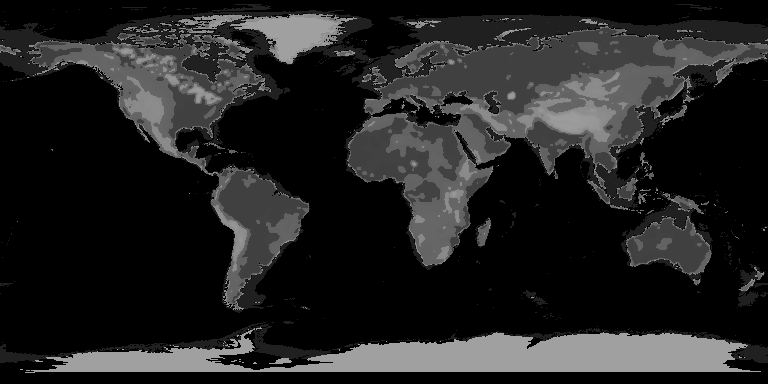
#> input picture assets/earth/base.png, 768 x 384 px
$ python -i build-terre.py   (imports and definitions only)
#> lines starting #> are read from the running program, lines starting #| are printed output that depends on the picture; after the words box and inside, x2 and y2 are one past the last pixel; in counts of white or black regions, pixels touching at a corner belong together
#!/usr/bin/env python3
"""
build-terre.py — fabrique les données Terre de drakar.tech, une fois, hors runtime.

Entrées (non versionnées) :
  --etopo  etopo1.jpg       ETOPO1 (NOAA) teinté par altitude, 5400×2700   — paquet PyPI `basemap-data`
  --bmng   bmng.jpg         Blue Marble (NASA), même paquet                 — humidité (indice de végétation)
  --land   land-50m.json    Natural Earth 1:50m, TopoJSON                   — paquet npm `world-atlas`

Sorties (versionnées, dans public/) :
  terre.bin     grille de simulation 384×192 : type (0 mer, 1 haut-fond, 2 plaine, 3 collines, 4 montagne, 5 glace) + fertilité
  fond.png      1536×768 niveaux de gris : type*32 + niveau d'altitude*2   (remplissage du globe)
  cotes.bin     arcs Natural Earth, int16 centièmes de degré               (côtes vectorielles)
  niveaux.bin   courbes de niveau 500/1000/2000/3000/4000 m, int16        (relief vectoriel)

    pip install pillow numpy contourpy
    python3 tools/build-terre.py --etopo … --bmng … --land … --out public
"""
import argparse, json, struct, sys
import numpy as np
from PIL import Image, ImageDraw, ImageFilter
import contourpy

FW, FH = 1536, 768          # fond + contours
SW, SH = 384, 192           # grille de simulation (FW/SW = 4)
LEVELS = [500, 1000, 2000, 3000, 4000]

# rampe ETOPO1 (GMT), mètres → couleur
RAMP = [(0, (51, 102, 0)), (100, (51, 204, 102)), (200, (187, 228, 146)), (500, (255, 220, 185)), (1000, (243, 202, 137)),
        (1500, (230, 184, 88)), (2000, (217, 166, 39)), (2500, (168, 154, 31)), (3000, (164, 144, 25)), (3500, (162, 134, 19)),
        (4000, (159, 123, 13)), (4500, (156, 113, 7)), (5000, (153, 102, 0)), (5500, (162, 89, 89)), (6000, (178, 118, 118)),
        (6500, (183, 147, 147)), (7000, (194, 176, 176)), (7500, (204, 204, 204)), (8000, (229, 229, 229))]


def log(*a): print(*a, file=sys.stderr)


def chroma(rgb):
    """couleur normalisée par sa composante max : insensible à l'ombrage"""
    m = np.maximum(rgb.max(axis=-1, keepdims=True), 1)
    return rgb / m


def elevation_from_etopo(path):
#> called with path = '../assets/earth/base.png'
    im = Image.open(path).convert('RGB').resize((FW, FH), Image.BOX)
    rgb = np.asarray(im).astype(np.float32)
    r, g, b = rgb[..., 0], rgb[..., 1], rgb[..., 2]
    water = (b > r + 15) & (b > g - 10)
#> water: shape (768, 1536) bool; every value is 0
    light = rgb.mean(axis=-1)
    shoal = water & (light > 170)
    white = (rgb.min(axis=-1) > 195) & (rgb.max(axis=-1) - rgb.min(axis=-1) < 25)
    # altitude : stop de rampe le plus proche en chrominance
    c = chroma(rgb).reshape(-1, 3)
#> in chroma, `return rgb / m`:
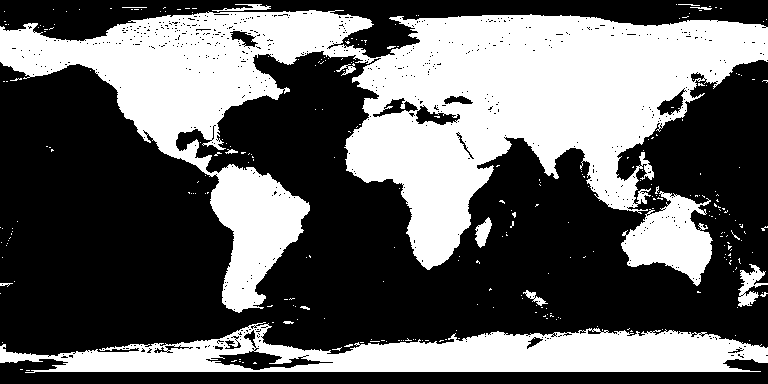
#> returned value: shape (768, 1536, 3) float32 (shown at 1/2 size); values 0 (black) and 1 (white), 39.4% white; 288 white regions (224 under 20 px), largest, box (x1, y1, x2, y2) and area: (0, 20, 1536, 626) 351664, (0, 644, 1536, 746) 84904, (1242, 382, 1426, 572) 19188
    stops = chroma(np.array([s[1] for s in RAMP], dtype=np.float32))
    d = ((c[:, None, :] - stops[None, :, :]) ** 2).sum(-1)
    idx = d.argmin(axis=1).reshape(FH, FW)
    meters = np.array([s[0] for s in RAMP], dtype=np.float32)[idx]
    # lissage doux pour des courbes propres
    meters = gaussian(meters, 2.2)
    return meters, water, shoal, white


def gaussian(arr, sigma):
    """flou gaussien séparable sur un tableau float (PIL ne filtre pas le mode F)"""
#> called with sigma = 2.2
    r = int(3 * sigma); x = np.arange(-r, r + 1); k = np.exp(-x * x / (2 * sigma * sigma)); k /= k.sum()
    pad = np.pad(arr, ((r, r), (r, r)), mode='edge')
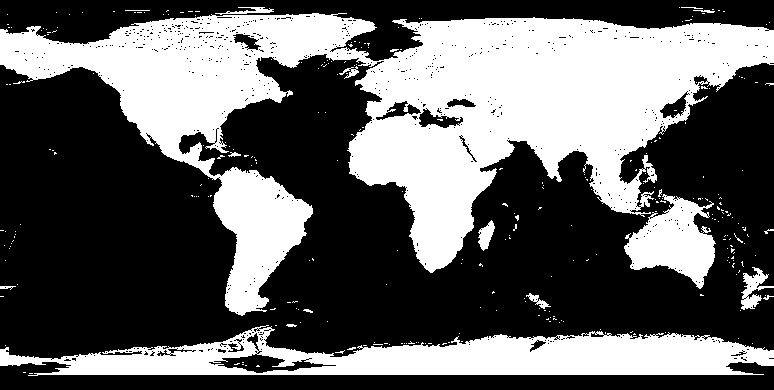
#> pad: shape (780, 1548) float32 (shown at 1/2 size); values 0 (black) and 7500 (white), 38.6% white; 288 white regions (224 under 20 px), largest, box (x1, y1, x2, y2) and area: (0, 26, 1548, 632) 352504, (0, 650, 1548, 752) 85288, (1248, 388, 1432, 578) 19188
    out = np.zeros_like(arr)
    tmp = np.zeros((arr.shape[0], pad.shape[1]), np.float32)
    for i, w in enumerate(k): tmp += w * pad[i:i + arr.shape[0], :]
#> this loop made 13 passes
#> pass 1, in gaussian, `for i, w in enumerate(k): tmp += w * pad[i:i + arr.shape[0], :]`:
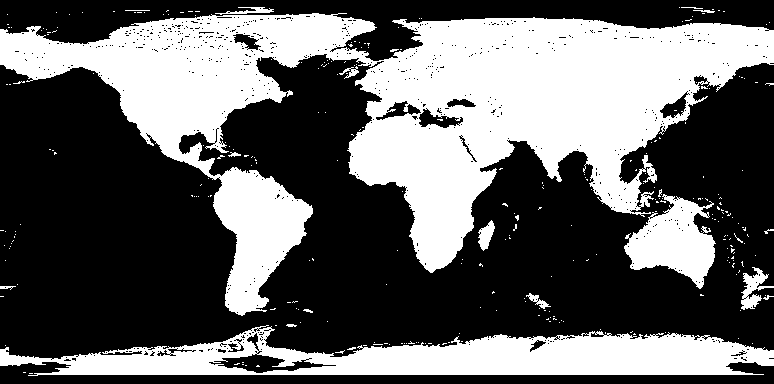
#> tmp: shape (768, 1548) float32 (shown at 1/2 size); values 0 (black) and 33.09 (white), 39.2% white; 288 white regions (224 under 20 px), largest, box (x1, y1, x2, y2) and area: (0, 26, 1548, 632) 352504, (0, 650, 1548, 752) 85288, (1248, 388, 1432, 578) 19188
#> after the loop:
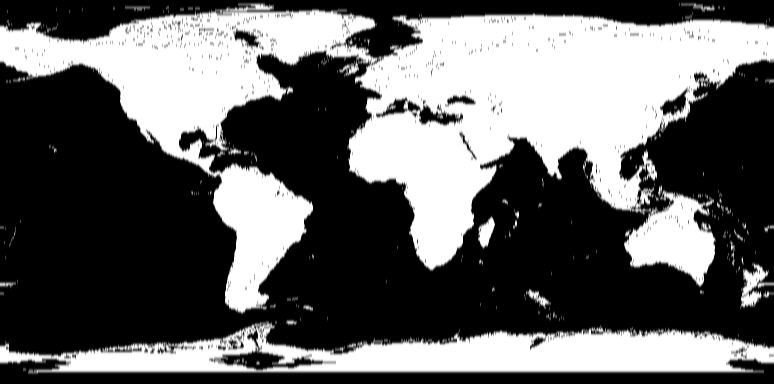
#> tmp: shape (768, 1548) float32 (shown at 1/2 size); min 0, max 7500, mean 2941.8; drawn with min black and max white
    for i, w in enumerate(k): out += w * tmp[:, i:i + arr.shape[1]]
#> this loop made 13 passes
#> pass 1, in gaussian, `for i, w in enumerate(k): out += w * tmp[:, i:i + arr.shape[1]]`:
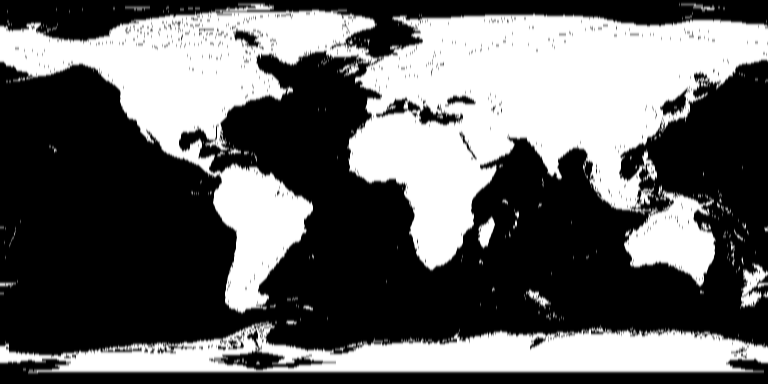
#> out: shape (768, 1536) float32 (shown at 1/2 size); min 0, max 33.09, mean 13; drawn with min black and max white
#> pass 2, in gaussian, `for i, w in enumerate(k): out += w * tmp[:, i:i + arr.shape[1]]`:
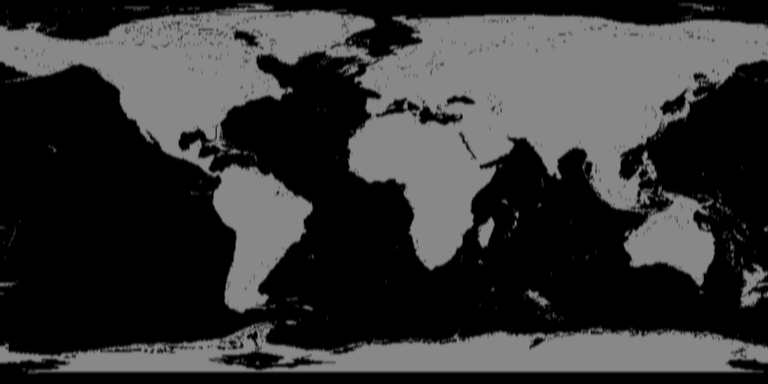
#> out: shape (768, 1536) float32 (shown at 1/2 size); min 0, max 136.2, mean 53.7
#> after the loop:
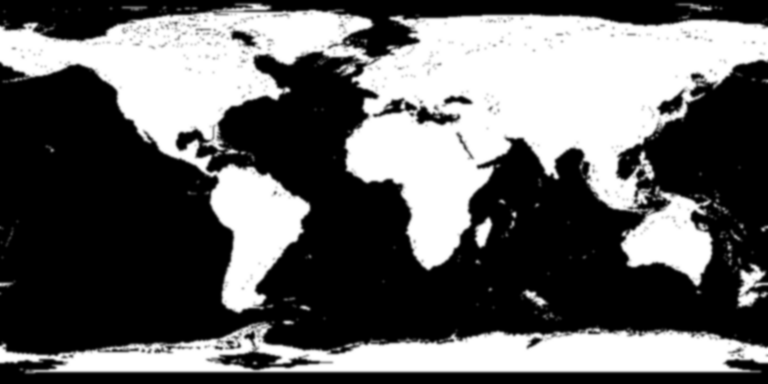
#> out: shape (768, 1536) float32 (shown at 1/2 size); min 0, max 7500, mean 2956; drawn with min black and max white
    return out


# [158 lines left out: functions moisture_from_bmng, topojson_arcs, ring_points, land_mask, simplify, split_antimeridian and 2 more, not called in this run]


# [2 lines not run here, left out]

>>> result = elevation_from_etopo('../assets/earth/base.png')
